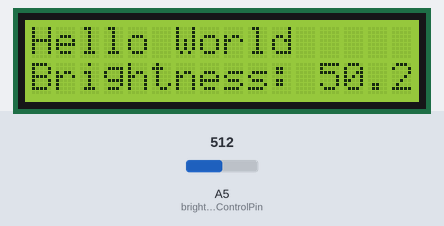
A sketch run on a simulated Arduino Uno, built with avr-gcc and run on an emulated ATmega328P. Shown: 16×2 character LCD. The inputs (shaded band) are chosen by the test bench; at power-on: A5 (brightnessControlPin) = 512.

Above: at 1.2 s.
1.3 s: A5 (brightnessControlPin) set to 716
At 1.7 s:
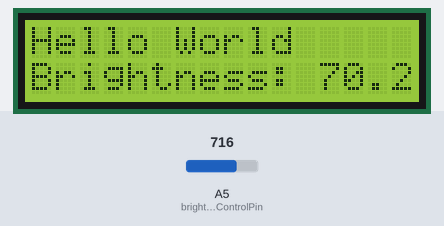
2.8 s: A5 (brightnessControlPin) set to 900
At 4.0 s:
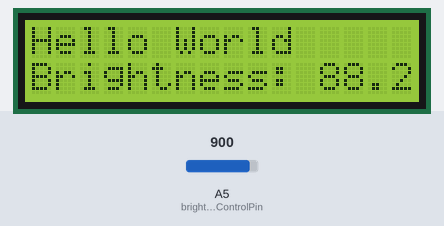
4.3 s: A5 (brightnessControlPin) set to 1023
At 5.2 s:
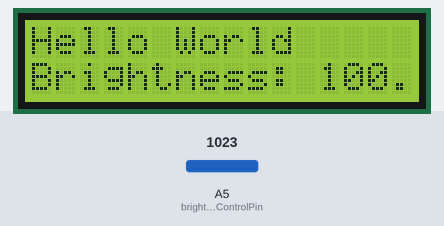
Timing chart, 0 to 7.3 s (numbered marks = the images above; inputs shaded):
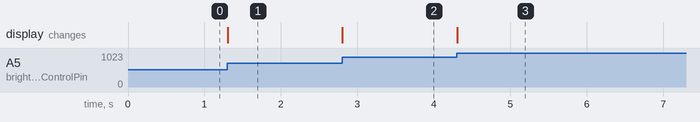

Measured:
- after the input at 1.3 s, the display: changes at once (image 1)
- after the input at 2.8 s, the display: changes at once (image 2)
- after the input at 4.3 s, the display: changes at once (image 3)

The sketch:

LCD.ino
```cpp
#include <LiquidCrystal.h>

const int columns = 16;
const int rows = 2;
const int enablePin = 3;
const int rsPin = 2;
const int LCD_brightnessPin = 9; // PWM pin for backlight brightness control
const int brightnessControlPin = A5; // Analog pin for brightness control

LiquidCrystal lcd(rsPin, enablePin, 4, 5, 6, 7);

int brightnessLevel = 255;

void setup() {
  pinMode(LCD_brightnessPin, OUTPUT);
  analogWrite(LCD_brightnessPin, brightnessLevel); // Initial brightness

  lcd.begin(columns, rows);
  lcd.print("Hello World");
}

void loop() {
  // Read the brightness control value from the potentiometer
  int read = analogRead(brightnessControlPin);

  // Scale the analog read (0-1023) to PWM range (0-255)
  brightnessLevel = read / 4;
  analogWrite(LCD_brightnessPin, brightnessLevel); // Adjust brightness

  // Display brightness percentage
  float percentage = brightnessLevel / 255.0 * 100;

  // Print the brightness percentage on the second row
  lcd.setCursor(0, 1);
  lcd.print("Brightness: ");
  lcd.setCursor(12, 1); // Position to display percentage

  // Print percentage with one decimal place and overwrite leftover chars
  lcd.print(percentage, 1);
  lcd.print("   "); // Clear any leftover characters
}
```
